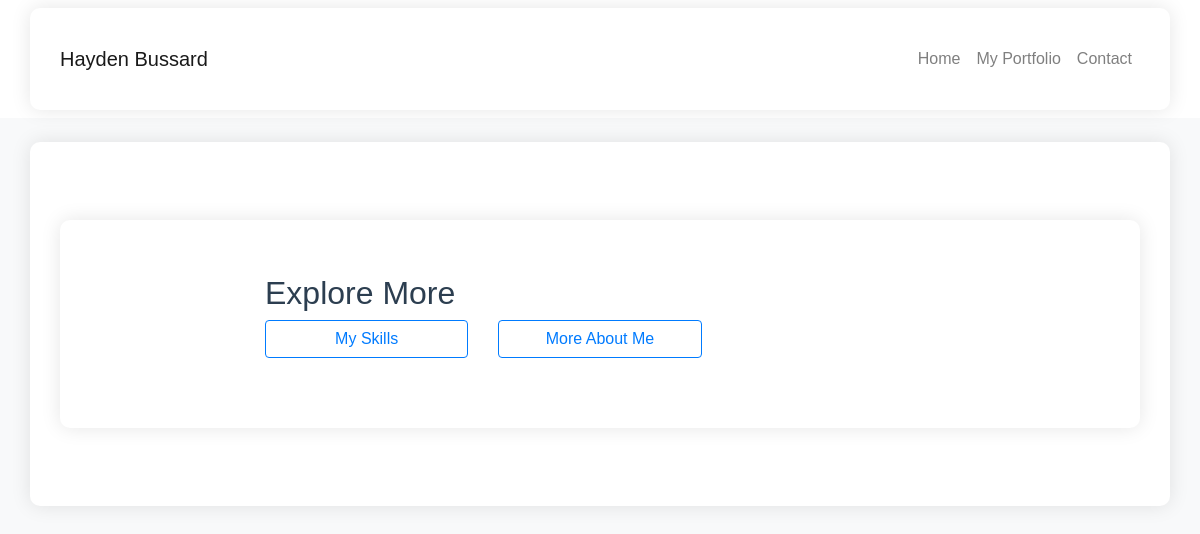
Page /about/ on the earlier database version.
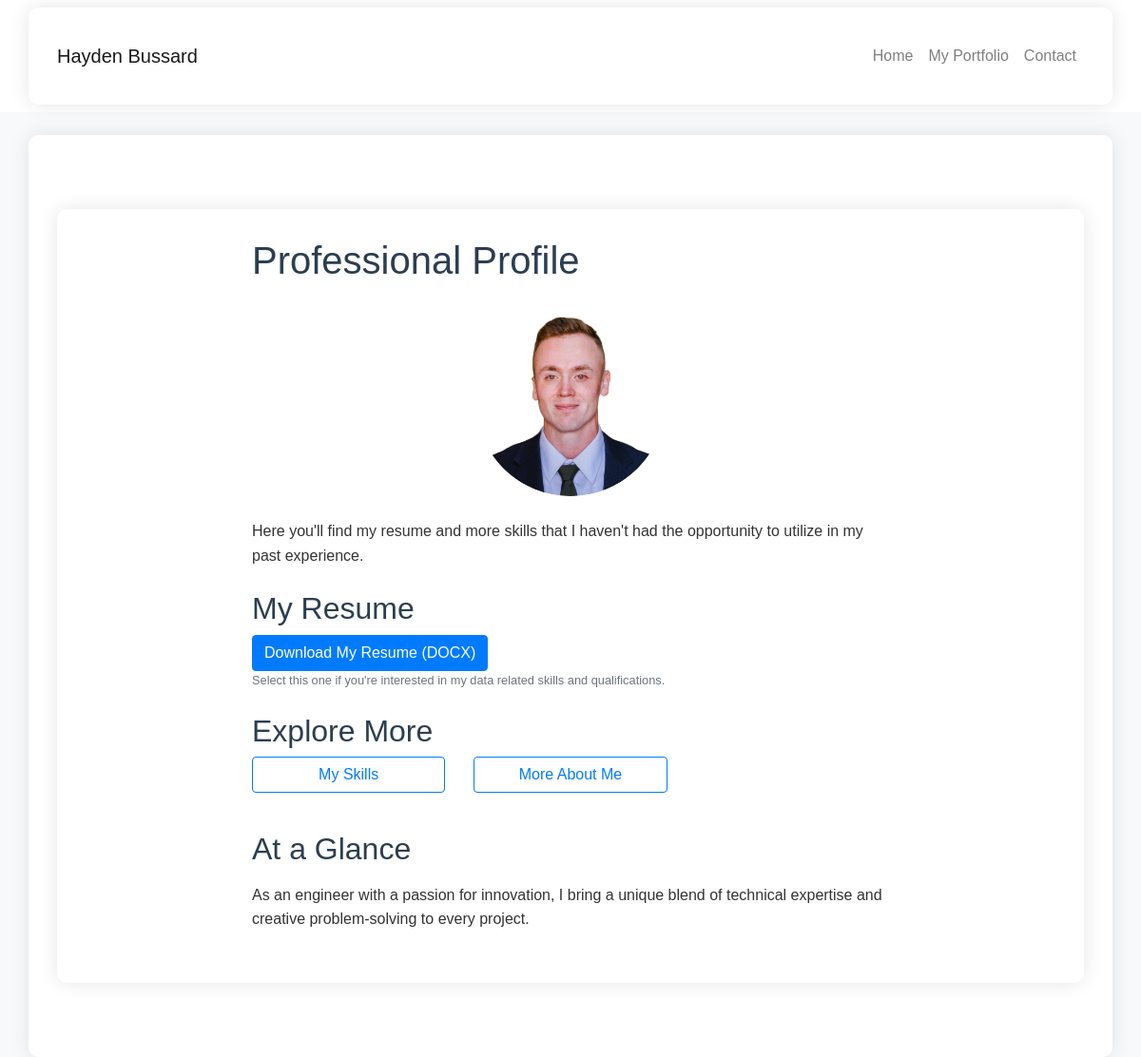
Same page on the later database version.
### my_website/models.py (models this page shows, shortened)
class PortfolioPage(models.Model):
    title = models.CharField(max_length=200)
    intro_text = models.TextField(blank=True, help_text="Intro or lead paragraph")
    at_a_glance = models.TextField(blank=True, help_text="Short summary or 'At a Glance' section")
    headshot = models.ImageField(upload_to='headshots/', blank=True, null=True)
    my_resume_header = models.TextField(blank=True, help_text="word choice for Resume Section header")

class ResumeVersion(models.Model):
    title = models.CharField(max_length=100)
    file = models.FileField(
        upload_to='resumes/',
        validators=[validate_resume_file_extension],
        help_text="Upload a PDF or Word document (.pdf, .doc, .docx)"
    )
    description = models.TextField(blank=True)
    is_primary = models.BooleanField(default=False)
    def file_extension(self):
        return os.path.splitext(self.file.name)[1][1:].upper()  # e.g., 'PDF', 'DOCX'

### my_website/views.py (the view)
# urls.py: path('about/', views.about, name='about'),
def about(request):
    page = PortfolioPage.objects.first()
    resumes = ResumeVersion.objects.all()
    for resume in resumes:
        resume.absolute_url = request.build_absolute_uri(resume.file.url)
    return render(request, 'about_me.html', {
        'page': page,
        'resumes': resumes,
    })

### my_website/templates/about_me.html (shortened to what this page needs)
{% extends 'base.html' %}
{% load static %}
{% block content %}
<div class="container my-5">
    <div class="row">
        <div class="col-md-8 offset-md-2">
            <h1 class="mb-4">{{ page.title }}</h1>
            {% if page.headshot %}
            <div class="text-center mb-4">
                <img src="{{ page.headshot.url }}" alt="Headshot" class="rounded-circle img-fluid" style="max-width: 200px;">
            </div>
            {% endif %}
            {% if page.intro_text %}
            <p class="lead">{{ page.intro_text|linebreaks }}</p>
            {% endif %}
            <div class="my-4">
                <h2>{{ page.my_resume_header }}</h2>
                {% for resume in resumes %}
                    <div class="mb-2">
                        <a href="{{ resume.file.url }}" class="btn btn-primary" download>
                            Download {{ resume.title }} ({{ resume.file_extension }})
                        </a>
                        {% if resume.description %}
                            <p class="small text-muted">{{ resume.description }}</p>
                        {% endif %}
                    </div>
                {% endfor %}
            </div>
            <div class="my-4">
                <h2>Explore More</h2>
                <div class="row">
                    <div class="col-md-4 mb-3">
                        <a href="{% url 'skills' %}" class="btn btn-outline-primary btn-block">My Skills</a>
                    </div>
                    <div class="col-md-4 mb-3">
                        <a href="{% url 'beyond_engineering' %}" class="btn btn-outline-primary btn-block">More About Me</a>
                    </div>
                </div>
            </div>
            {% if page.at_a_glance %}
            <div class="my-4">
                <h2>At a Glance</h2>
                <p>{{ page.at_a_glance|linebreaks }}</p>
            </div>
            {% endif %}
        </div>
    </div>
</div>
{% endblock %}

### my_website/templates/base.html (shortened to what this page needs)
{% load static %}
<!DOCTYPE html>
<html lang="en">
<head>
    <link href="https://cdn.jsdelivr.net/npm/bootstrap@5.1.3/dist/css/bootstrap.min.css" rel="stylesheet">
    <link rel="stylesheet" href="https://cdn.jsdelivr.net/npm/bootstrap-icons@1.7.2/font/bootstrap-icons.css">
    <link rel="stylesheet" href="https://stackpath.bootstrapcdn.com/bootstrap/4.5.2/css/bootstrap.min.css">
    <link rel="stylesheet" href="{% static 'css/custom.css' %}">
    <link rel="stylesheet" href="{% static 'css/custom_dropdowns.css' %}">
</head>
<body>
    <nav class="navbar navbar-expand-lg navbar-light bg-white custom-navbar">
        <div class="container">
            <a class="navbar-brand" href="{% url 'home' %}">Hayden Bussard</a>
            <div class="collapse navbar-collapse" id="navbarNav">
                <ul class="navbar-nav ms-auto">
                    <li class="nav-item"><a class="nav-link" href="{% url 'home' %}">Home</a></li>
                    <li class="nav-item"><a class="nav-link" href="{% url 'about' %}">My Portfolio</a></li>
                    <li class="nav-item"><a class="nav-link" href="{% url 'contact' %}">Contact</a></li>
                </ul>
            </div>
        </div>
    </nav>
    <div class="container mt-4">
        {% block content %}
        {% endblock %}
    </div>
</body>
</html>

### staticfiles/css/custom.css (style rules this page uses)
body { background-color: #f8f9fa; font-family: 'Arial', sans-serif; line-height: 1.6; color: #333; }
.container { background-color: #fff; border-radius: 10px; box-shadow: 0 0 20px rgba(0,0,0,0.1); padding: 30px; }
h1, h2 { color: #2c3e50; }
.lead { font-size: 1.25rem; font-weight: 300; }
a { color: #3498db; transition: color 0.3s ease; }
.btn-primary { background-color: #007bff; border-color: #007bff; }

Differences in the rows shown:
added PortfolioPage: title "Professional Profile", headshot (picture), intro_text "Here you'll find my resume and more skills that I haven't had the opportunity to utilize in my past experience.", my_resume_header "My Resume", at_a_glance "As an engineer with a passion for innovation, I bring a unique blend of technical expertise and creative problem-solving to every project."
added ResumeVersion: title "My Resume", file_extension "DOCX", description "Select this one if you're interested in my data related skills and qualifications."
Other differences:
text now shown: "At a Glance"
